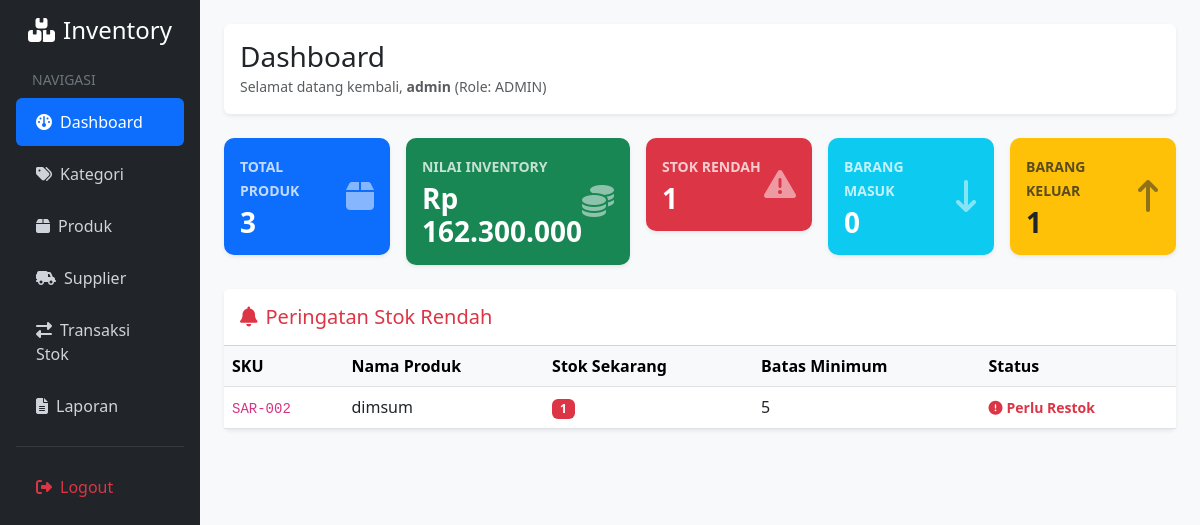
The page /views/dashboard.php (signed in) on the database its author committed.
### tables this page shows
CREATE TABLE `products` (
  `id` int(11) NOT NULL,
  `category_id` int(11) NOT NULL,
  `sku` varchar(50) NOT NULL,
  `name` varchar(150) NOT NULL,
  `price` decimal(12,2) NOT NULL DEFAULT 0.00,
  `stock` int(11) NOT NULL DEFAULT 0,
  `minimum_stock` int(11) NOT NULL DEFAULT 5
);

### app/helpers/escape.php (called while the page is built)
<?php
function e($string) {
    return htmlspecialchars($string ?? '', ENT_QUOTES, 'UTF-8');
}

### views/dashboard.php (the view, shortened to what this page needs)
<?php
require_once '../config/database.php';
require_once '../app/Helpers/escape.php';
$stmtTotalProd = $pdo->query("SELECT COUNT(id) AS total_products FROM products");
$totalProducts = $stmtTotalProd->fetch()['total_products'] ?? 0;
$stmtInventoryValue = $pdo->query("SELECT SUM(stock * price) AS total_value FROM products");
$inventoryValue = $stmtInventoryValue->fetch()['total_value'] ?? 0;
$stmtLowStock = $pdo->query("SELECT COUNT(id) AS low_stock FROM products WHERE stock <= minimum_stock");
$lowStockCount = $stmtLowStock->fetch()['low_stock'] ?? 0;
$stmtTotalIn = $pdo->query("SELECT SUM(quantity) AS total_in FROM stock_movements WHERE type = 'IN'");
$totalIn = $stmtTotalIn->fetch()['total_in'] ?? 0;
$stmtTotalOut = $pdo->query("SELECT SUM(quantity) AS total_out FROM stock_movements WHERE type = 'OUT'");
$totalOut = $stmtTotalOut->fetch()['total_out'] ?? 0;
$stmtLowStockItems = $pdo->query("SELECT sku, name, stock, minimum_stock FROM products WHERE stock <= minimum_stock ORDER BY stock ASC LIMIT 5");
$lowStockItems = $stmtLowStockItems->fetchAll();
?>
<!DOCTYPE html>
<html lang="id">
<head>
    <link href="https://cdn.jsdelivr.net/npm/bootstrap@5.3.0/dist/css/bootstrap.min.css" rel="stylesheet">
    <link rel="stylesheet" href="https://cdnjs.cloudflare.com/ajax/libs/font-awesome/6.4.0/css/all.min.css">
</head>
<body>
<div class="container-fluid">
    <div class="row">
        <nav class="col-md-3 col-lg-2 p-3 sidebar">
            <h4 class="text-white text-center mb-4"><i class="fa-solid fa-boxes-stacked me-2"></i>Inventory</h4>
            <div class="text-secondary small px-3 mb-2">NAVIGASI</div>
            <a href="dashboard.php" class="active"><i class="fa-solid fa-gauge me-2"></i>Dashboard</a>
            <a href="categories/index.php"><i class="fa-solid fa-tags me-2"></i>Kategori</a>
            <a href="products/index.php"><i class="fa-solid fa-box me-2"></i>Produk</a>
            <a href="suppliers/index.php"><i class="fa-solid fa-truck-field me-2"></i>Supplier</a>
            <a href="stock/index.php"><i class="fa-solid fa-right-left me-2"></i>Transaksi Stok</a>
            <a href="reports/index.php"><i class="fa-solid fa-file-lines me-2"></i>Laporan</a>
            <hr class="text-secondary">
            <a href="auth/logout.php" class="text-danger"><i class="fa-solid fa-right-from-bracket me-2"></i>Logout</a>
        </nav>
        <main class="col-md-9 col-lg-10 ms-sm-auto px-md-4 py-4">
            <div class="bg-white p-3 rounded shadow-sm mb-4">
                <h3 class="mb-0">Dashboard</h3>
                <small class="text-muted">Selamat datang kembali, <strong><?= e($_SESSION['user']['username']) ?></strong> (Role: <?= e(strtoupper($_SESSION['user']['role'])) ?>)</small>
            </div>
            <div class="row g-3 mb-4">
                <div class="col-md-4 col-lg">
                    <div class="card stat-card bg-primary text-white p-3 shadow-sm">
                        <div class="d-flex justify-content-between align-items-center">
                            <div>
                                <small class="text-uppercase fw-bold opacity-75">Total Produk</small>
                                <h3 class="fw-bold mb-0 mt-1"><?= number_format($totalProducts) ?></h3>
                            </div>
                            <i class="fa-solid fa-box fa-2x opacity-50"></i>
                        </div>
                    </div>
                </div>
                <div class="col-md-4 col-lg">
                    <div class="card stat-card bg-success text-white p-3 shadow-sm">
                        <div class="d-flex justify-content-between align-items-center">
                            <div>
                                <small class="text-uppercase fw-bold opacity-75">Nilai Inventory</small>
                                <h3 class="fw-bold mb-0 mt-1">Rp <?= number_format($inventoryValue, 0, ',', '.') ?></h3>
                            </div>
                            <i class="fa-solid fa-coins fa-2x opacity-50"></i>
                        </div>
                    </div>
                </div>
                <div class="col-md-4 col-lg">
                    <div class="card stat-card bg-danger text-white p-3 shadow-sm">
                        <div class="d-flex justify-content-between align-items-center">
                            <div>
                                <small class="text-uppercase fw-bold opacity-75">Stok Rendah</small>
                                <h3 class="fw-bold mb-0 mt-1"><?= number_format($lowStockCount) ?></h3>
                            </div>
                            <i class="fa-solid fa-triangle-exclamation fa-2x opacity-50"></i>
                        </div>
                    </div>
                </div>
                <div class="col-md-6 col-lg">
                    <div class="card stat-card bg-info text-white p-3 shadow-sm">
                        <div class="d-flex justify-content-between align-items-center">
                            <div>
                                <small class="text-uppercase fw-bold opacity-75">Barang Masuk</small>
                                <h3 class="fw-bold mb-0 mt-1"><?= number_format($totalIn) ?></h3>
                            </div>
                            <i class="fa-solid fa-arrow-down-long fa-2x opacity-50"></i>
                        </div>
                    </div>
                </div>
                <div class="col-md-6 col-lg">
                    <div class="card stat-card bg-warning text-dark p-3 shadow-sm">
                        <div class="d-flex justify-content-between align-items-center">
                            <div>
                                <small class="text-uppercase fw-bold opacity-75">Barang Keluar</small>
                                <h3 class="fw-bold mb-0 mt-1"><?= number_format($totalOut) ?></h3>
                            </div>
                            <i class="fa-solid fa-arrow-up-long fa-2x opacity-50"></i>
                        </div>
                    </div>
                </div>
            </div>
            <div class="card shadow-sm border-0">
                <div class="card-header bg-white py-3">
                    <h5 class="card-title mb-0 text-danger"><i class="fa-solid fa-bell me-2"></i>Peringatan Stok Rendah</h5>
                </div>
                <div class="card-body p-0">
                    <div class="table-responsive">
                        <table class="table table-hover align-middle mb-0">
                            <thead class="table-light">
                                <tr>
                                    <th>SKU</th>
                                    <th>Nama Produk</th>
                                    <th>Stok Sekarang</th>
                                    <th>Batas Minimum</th>
                                    <th>Status</th>
                                </tr>
                            </thead>
                            <tbody>
                                <?php if (!empty($lowStockItems)): ?>
                                    <?php foreach ($lowStockItems as $item): ?>
                                        <tr>
                                            <td><code><?= e($item['sku']) ?></code></td>
                                            <td><?= e($item['name']) ?></td>
                                            <td><span class="badge bg-danger"><?= e($item['stock']) ?></span></td>
                                            <td><?= e($item['minimum_stock']) ?></td>
                                            <td><small class="text-danger fw-bold"><i class="fa-solid fa-circle-exclamation me-1"></i>Perlu Restok</small></td>
                                        </tr>
                                    <?php endforeach; ?>
                                <?php else: ?>
                                    <tr>
                                        <td colspan="5" class="text-center py-4 text-muted">Semua stok produk masih aman.</td>
                                    </tr>
                                <?php endif; ?>
                            </tbody>
                        </table>
                    </div>
                </div>
            </div>
        </main>
    </div>
</div>
</body>
</html>

### views/dashboard.php (style rules this page uses)
body { background-color: #f8f9fa; }
.sidebar { min-height: 100vh; background-color: #212529; }
.sidebar a { color: #cfd4da; text-decoration: none; padding: 12px 20px; display: block; border-radius: 6px; margin-bottom: 4px; }
.sidebar a:hover, .sidebar a.active { background-color: #0d6efd; color: white; }
.stat-card { border: none; border-radius: 10px; transition: transform 0.2s; }

### rows shown on the page
products: sku "SAR-002", name "dimsum", stock "1", minimum_stock "5"

### other values the page prints
$_SESSION['user']['username'] "admin"
$_SESSION['user']['role'] "ADMIN"
$totalProducts "3"
$inventoryValue "162.300.000"
$lowStockCount "1"
$totalIn "0"
$totalOut "1"
